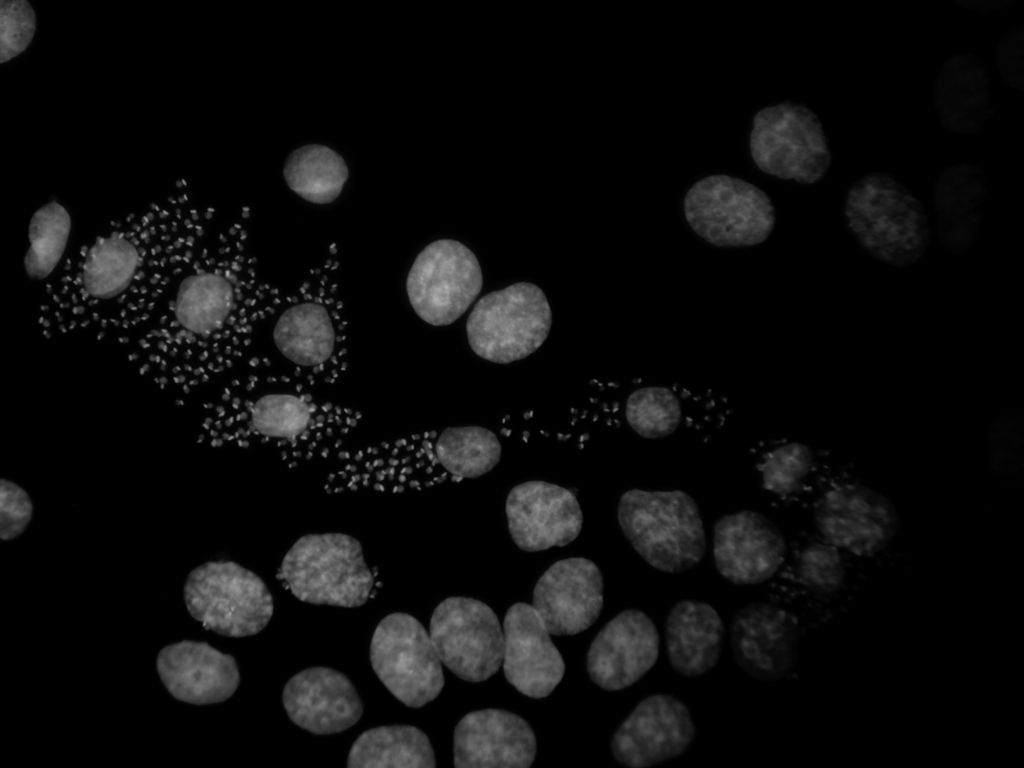
#> input picture image_processing/chagas2.png, 1024 x 768 px
$ jupyter execute --allow-errors imageProcessing_1_sol.ipynb   (shell and % lines are left out)
#> lines starting #> are read from the running program, lines starting #| are printed output that depends on the picture; after the words box and inside, x2 and y2 are one past the last pixel; in counts of white or black regions, pixels touching at a corner belong together
# Welcome to image processing! (solution)
Mauricio Cerda, mauricio.cerda@uchile.cl

http://www.scian.cl

Data from Prof. Ulrike Kemmerling Lab (BeWo cell line)

Liempi et al (2015). Trypanosoma cruzi infectivity assessment in “in vitro” culture systems by automated cell counting. Acta Tropica, Volume 143, March 2015, Pages 47-50.
https://www.sciencedirect.com/science/article/abs/pii/S0001706X14003921

[cell 1]
import numpy as np
from matplotlib.pyplot import imshow, subplot, plot
from  skimage import filters, morphology, io, img_as_uint, measure
import scipy.ndimage as snd

image=io.imread('chagas2.png')
#> image is the input picture: shape (768, 1024); min 0, max 178, mean 13.2
imshow(image, cmap='gray')

Pick a manual threshold value to segment the image

[cell 2]
threshold=100

binary=image>threshold
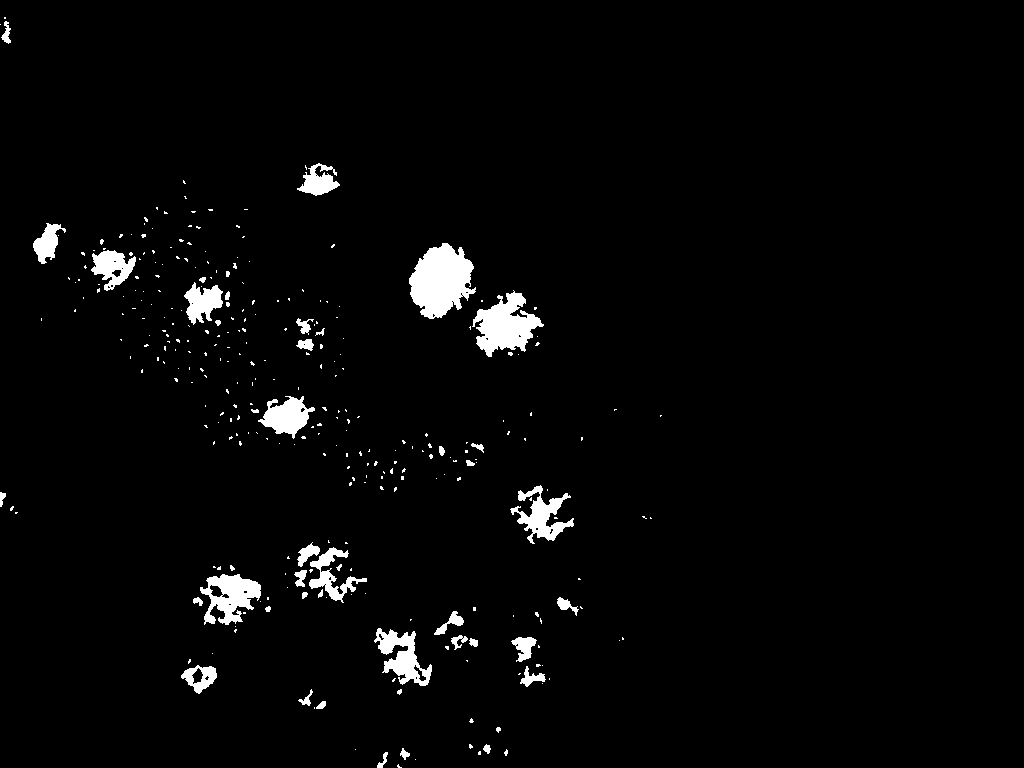
#> binary: shape (768, 1024) bool; 2.7% white; 313 white regions (267 under 20 px), largest, box (x1, y1, x2, y2) and area: (409, 243, 476, 319) 3389, (472, 290, 544, 357) 2519, (200, 574, 261, 625) 1770

subplot(1,2,1)
imshow(image, cmap='gray')
subplot(1,2,2)
imshow(binary, cmap='gray')
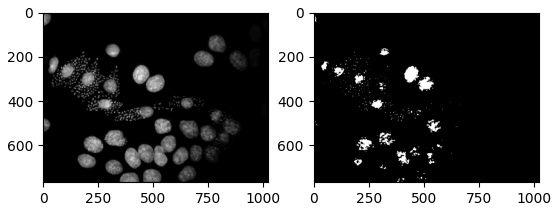
#> figure drawn by matplotlib, 2 panels

## (a) Pre-process using a convolution to improve segmentation

[cell 3]
#Modify this code to improve segmentation by using a filter
#the filter could be gaussian or not

#example of how to do a general convolution
#k = np.array([[1/16,1/8,1/16],[1/8,1/4,1/8],[1/16,1/8,1/16]])
#filtered=snd.convolve(image, k)

filtered2=snd.gaussian_filter(image, 9)
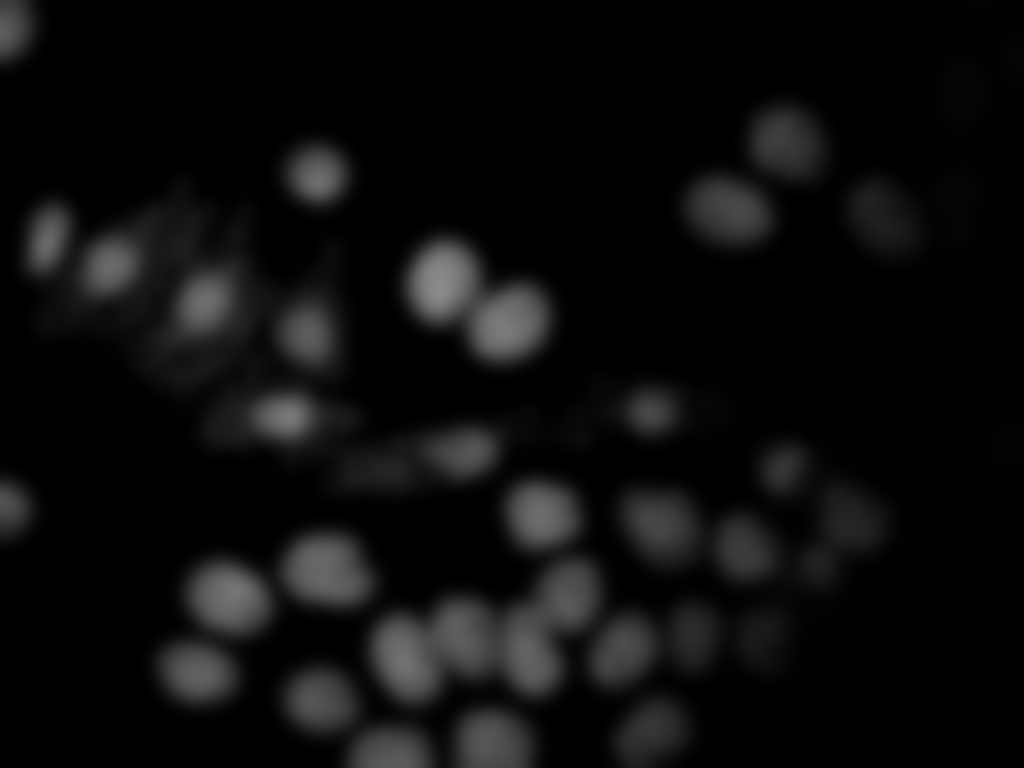
#> filtered2: shape (768, 1024); min 0, max 138, mean 12.7
binary2=filtered2>threshold
#> binary2: shape (768, 1024) bool; 1.1% white; 11 white regions, largest, box (x1, y1, x2, y2) and area: (417, 251, 468, 312) 2357, (481, 301, 531, 348) 1811, (212, 577, 252, 615) 1118

subplot(2,2,1)
imshow(image, cmap='gray')
subplot(2,2,2)
imshow(binary, cmap='gray')
subplot(2,2,3)
imshow(filtered2, cmap='gray')
subplot(2,2,4)
imshow(binary2, cmap='gray')

## (b) Clean out segmentation by using morphological filters

[cell 4]
dilated=snd.morphology.binary_dilation(binary2, iterations=8)
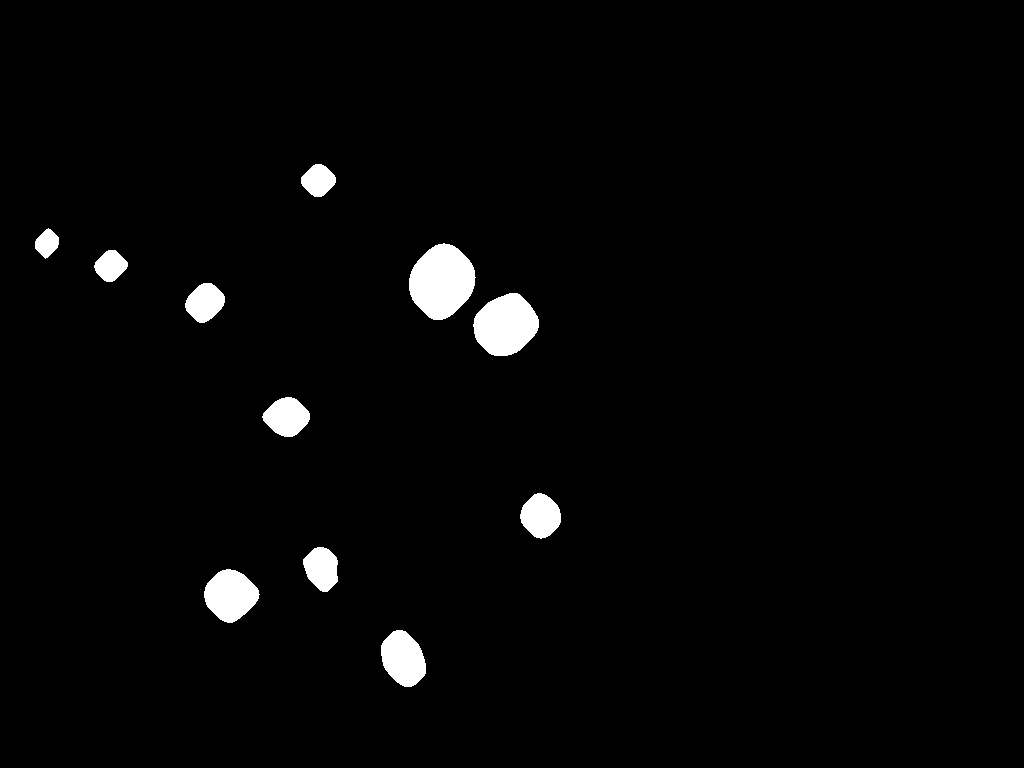
#> dilated: shape (768, 1024) bool; 2.3% white; 11 white regions

subplot(1,2,1)
imshow(binary2, cmap='gray')
subplot(1,2,2)
imshow(dilated, cmap='gray')

## Exercise 1: Compute region properties and color each cell by size
## Exercise 2: Compute region properties and color each cell by elongation (optional)
## Exercise 3: Export results to a table (eg .csv) (optional)

#> (a cell that did not finish here is left out)

#> (a cell that did not finish here is left out)

[cell 7]
all_labels = measure.label(binary2, background=0)
#> all_labels: shape (768, 1024) int32; 12 distinct labels, from 0 to 11
properties = measure.regionprops(all_labels)
#> properties = 11 regions; largest, box (x1, y1, x2, y2) and area: (417, 251, 468, 312) 2357, (481, 301, 531, 348) 1811, (212, 577, 252, 615) 1118, (389, 638, 418, 679) 913, (528, 501, 553, 531) 587
print( 'Number of objects=%s' % len(properties) )
#| Number of objects=11

# Make 3 channel RGB image same dimensions
RGB = np.zeros((binary2.shape[0],binary2.shape[1],3), dtype=np.uint8)

RGB[all_labels>0]  = [255,255,255]
RGB[all_labels==3]  = [255,0,0]
imshow(RGB)

#Hint: look at regionprops documentation
#https://scikit-image.org/docs/stable/auto_examples/segmentation/plot_regionprops.html
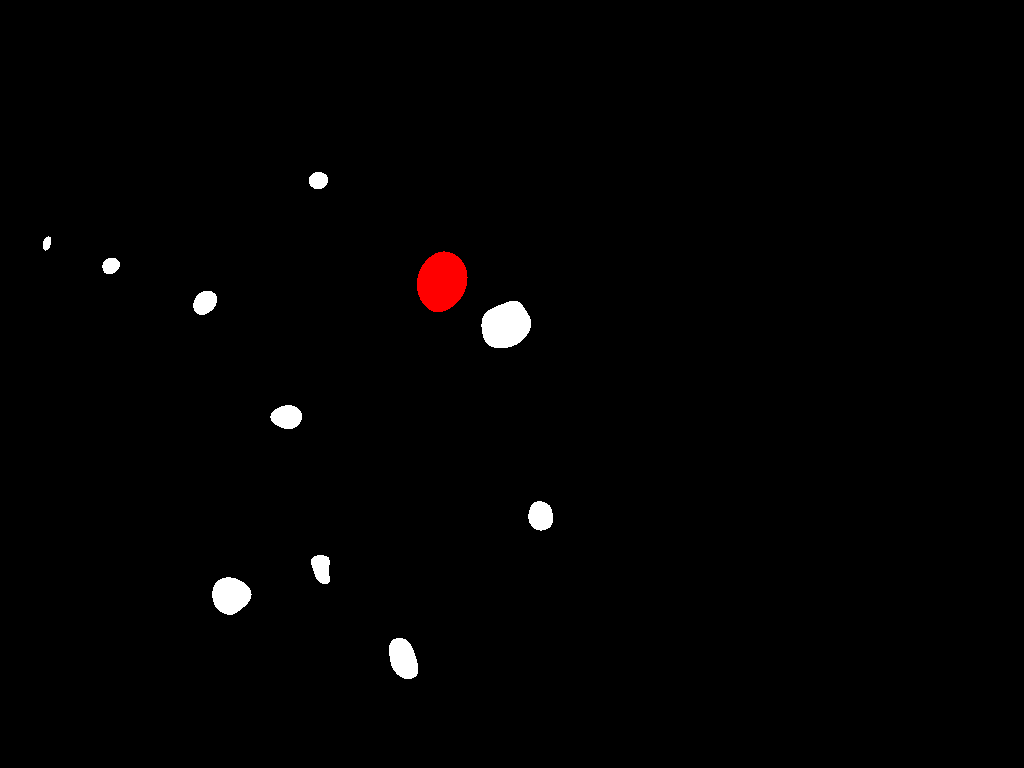
#> shown: shape (768, 1024, 3); mean R, G, B 2.9, 2.1, 2.1

##Exercise 1: color by size (smaller -> brighter, bigger -> darker)

[cell 8]
areas=[]
eccentricities=[]
#scale parameters
for prop in properties:
  areas.append(prop.area)
  eccentricities.append(prop.eccentricity)
#> this loop made 11 passes
#> after the loop, areas = [263, 90, 2357, 226, 442, 1811, 584, 587, 432, 1118, 913]; eccentricities = [0.463, 0.844, 0.591, 0.529, 0.627, 0.529, 0.658, 0.545, 0.815, 0.312, 0.802]

minarea=min(areas)
#> minarea = 90
maxarea=max(areas)
#> maxarea = 2357

# Make 3 channel RGB image same dimensions
RGB = np.zeros((binary2.shape[0],binary2.shape[1],3), dtype=np.uint8)
RGB[all_labels>0]  = [255,255,255]

#color stack
for indx in range(1, 1+all_labels.max()):
  mask=all_labels==indx
  RGB[mask]=[50+200*(properties[indx-1].area-minarea)/(maxarea-minarea),0,0]
#> this loop made 11 passes
#> pass 3, `mask=all_labels==indx`:
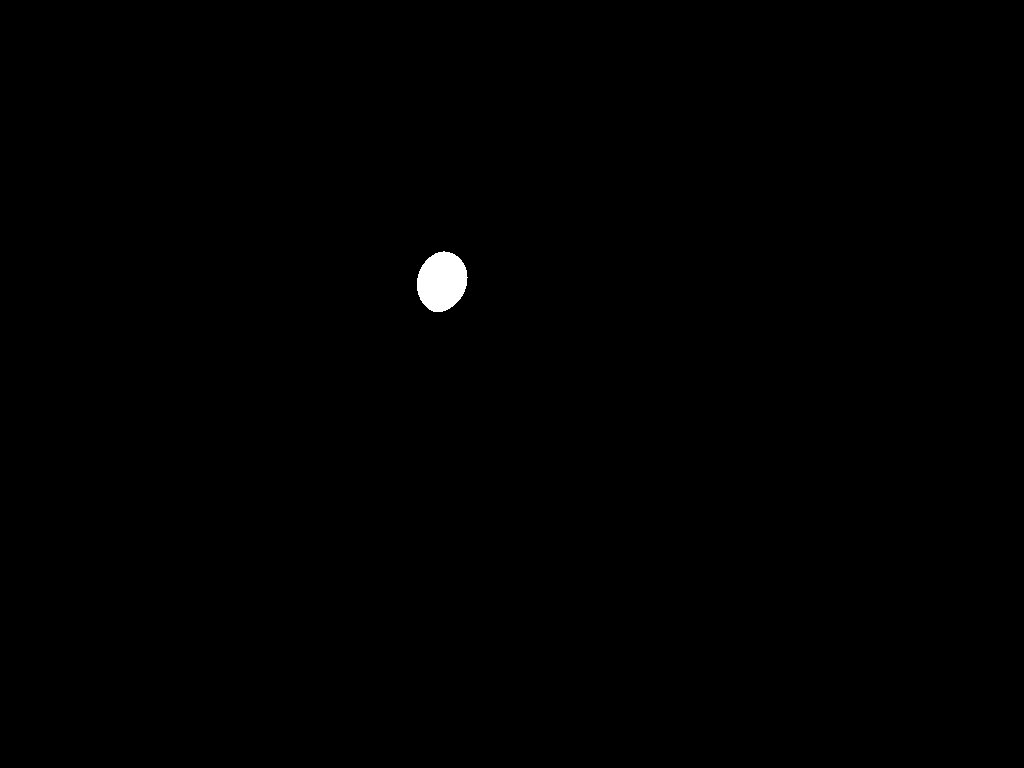
#> mask: shape (768, 1024) bool; 0.3% white; 1 white region

imshow(RGB)

##Exercise 2: color by elongation (rounded -> brighter, elliptical -> darker)

[cell 9]
areas=[]
eccentricities=[]
#scale parameters
for prop in properties:
  areas.append(prop.area)
  eccentricities.append(prop.eccentricity)

minecc=min(eccentricities)
#> minecc = 0.312
maxecc=max(eccentricities)
#> maxecc = 0.844

# Make 3 channel RGB image same dimensions
RGB = np.zeros((binary2.shape[0],binary2.shape[1],3), dtype=np.uint8)
RGB[all_labels>0]  = [255,255,255]

#color stack
for indx in range(1, 1+all_labels.max()):
  mask=all_labels==indx
  RGB[mask]=[50+200*(properties[indx-1].eccentricity-minecc)/(maxecc-minecc),0,0]

imshow(RGB)

##Exercise 3: export to table

[cell 10]
import pandas as pd

props = measure.regionprops_table(all_labels, intensity_image=image,
                                  properties=('label','area','eccentricity'))
#> props = {'label': [1, 2, 3, 4, 5, 6, 7, 8, 9, 10, 11], 'area': [263, 90, 2357, 226, 442, 1811, 584, 587, 432, 1118, 913], 'eccentricity': [0.463, 0.844, 0.591, 0.529, 0.627, 0.529, 0.658, 0.545, 0.815, 0.312, 0.802]}

data = pd.DataFrame(props)
#> data = table of 11 rows and 3 columns
data.head()

data.to_csv('mysuperdata.csv')

##BONUS TRACK
https://scikit-image.org/docs/stable/auto_examples/segmentation/plot_regionprops.html

[cell 11]
import plotly
import plotly.express as px
import plotly.graph_objects as go
from skimage import data, filters, measure, morphology

img = image
labels = measure.label(binary2)

fig = px.imshow(img, binary_string=True)
fig.update_traces(hoverinfo='skip')  # hover is only for label info

props = measure.regionprops(labels, img)
#> props has the same summary as properties
properties = ['area', 'eccentricity', 'perimeter', 'intensity_mean']

# For each label, add a filled scatter trace for its contour,
# and display the properties of the label in the hover of this trace.
for index in range(1, labels.max()):
    label_i = props[index].label
    contour = measure.find_contours(labels == label_i, 0.5)[0]
    y, x = contour.T
    hoverinfo = ''
    for prop_name in properties:
        hoverinfo += f'<b>{prop_name}: {getattr(props[index], prop_name):.2f}</b><br>'
    fig.add_trace(
        go.Scatter(
            x=x,
            y=y,
            name=label_i,
            mode='lines',
            fill='toself',
            showlegend=False,
            hovertemplate=hoverinfo,
            hoveron='points+fills',
        )
    )

plotly.io.show(fig)
